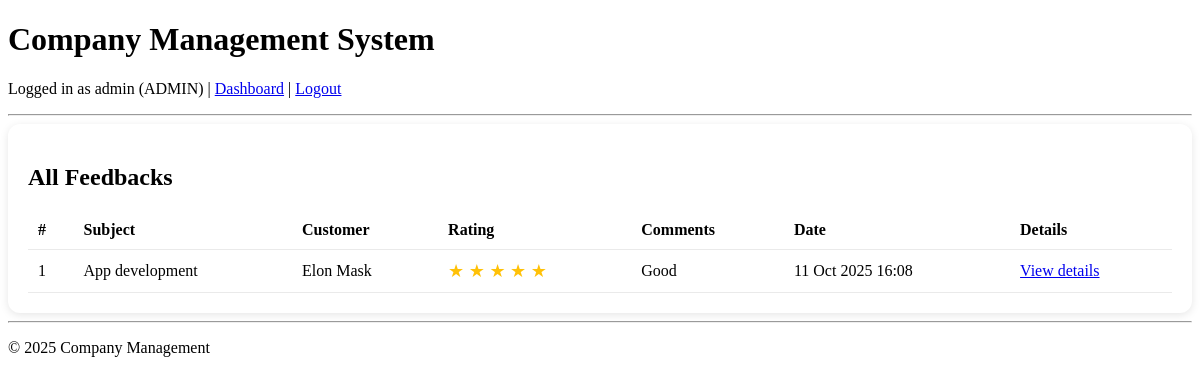
/customers/feedbacks/ (signed in), run on an earlier commit of the app's database.
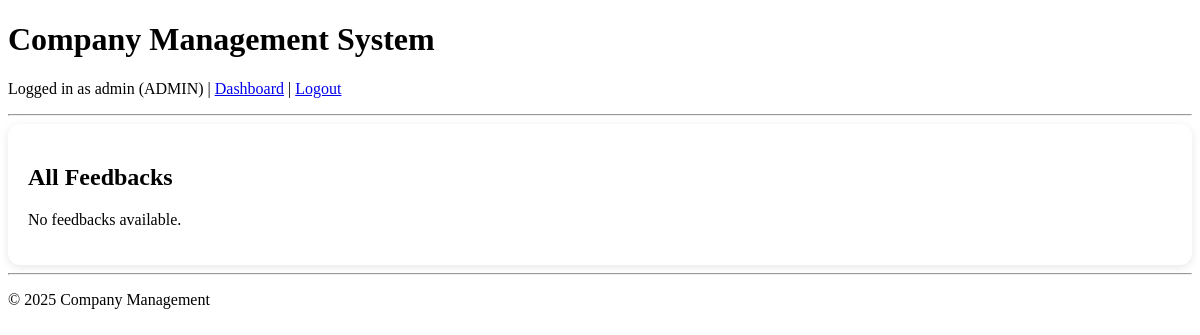
And on a later commit of the database.
### customers/models.py (models this page shows, shortened)
class TicketFeedback(models.Model):
    ticket = models.OneToOneField(Ticket, on_delete=models.CASCADE, related_name='feedback')
    rating = models.IntegerField(choices=[(i, i) for i in range(1, 6)])
    comment = models.TextField(blank=True)
    created_at = models.DateTimeField(auto_now_add=True)

class Ticket(models.Model):
    customer = models.ForeignKey(Customer, on_delete=models.CASCADE, related_name='tickets')
    subject = models.CharField(max_length=200)
    description = models.TextField()
    status = models.CharField(max_length=20, choices=STATUS_CHOICES, default='Pending')
    created_at = models.DateTimeField(auto_now_add=True)
    updated_at = models.DateTimeField(auto_now=True)

class Customer(models.Model):
    user = models.OneToOneField(settings.AUTH_USER_MODEL, on_delete=models.CASCADE)
    phone = models.CharField(max_length=15, blank=True)

### users/models.py (models this page shows, shortened)
class CustomUser(AbstractUser):
    ROLE_ADMIN = 'ADMIN'
    ROLE_MANAGER = 'MANAGER'
    ROLE_EMPLOYEE = 'EMPLOYEE'
    ROLE_CUSTOMER = 'CUSTOMER'
    ROLE_CHOICES = (
        (ROLE_ADMIN, 'Admin/HR'),
        (ROLE_MANAGER, 'Manager'),
        (ROLE_EMPLOYEE, 'Employee'),
        (ROLE_CUSTOMER,'Customer')
    )
    name=models.CharField(max_length=500,null=False)
    role = models.CharField(max_length=20, choices=ROLE_CHOICES, default=ROLE_EMPLOYEE)
    phone = models.CharField(max_length=15, blank=True, null=True)
    groups = models.ManyToManyField(
        'auth.Group',
        related_name='customuser_set',  # different from auth.User.user_set
        blank=True,
        help_text='The groups this user belongs to.'
    )
    user_permissions = models.ManyToManyField(
        'auth.Permission',
        related_name='customuser_set',  # different from auth.Permission.user_set
        blank=True,
        help_text='Specific permissions for this user.'
    )

### customers/views.py (the view)
# urls.py: path('feedbacks/', views.feedback_list, name='feedback_list'),
@login_required
def feedback_list(request):
    if request.user.role == 'ADMIN':
        feedbacks = TicketFeedback.objects.select_related('ticket').all().order_by('-created_at')
    elif request.user.role == 'MANAGER':
        feedbacks = TicketFeedback.objects.filter(
            ticket__department=request.user.employeeprofile.department
        ).select_related('ticket').order_by('-created_at')
    elif request.user.role == 'CUSTOMER':
        feedbacks = TicketFeedback.objects.filter(
            ticket__customer=request.user.customer
        ).select_related('ticket').order_by('-created_at')
    else:
        feedbacks = TicketFeedback.objects.none()
    return render(request, 'customer/feedback_list.html', {'feedbacks': feedbacks})

### customers/templates/customer/feedback_list.html (shortened to what this page needs)
{% extends 'base.html' %}
{% load static %}
{% block content %}
<div class="feedback-container">
    <h2>All Feedbacks</h2>
    {% if feedbacks %}
        <table class="feedback-table">
            <thead>
                <tr>
                    <th>#</th>
                    <th>Subject</th>
                    <th>Customer</th>
                    <th>Rating</th>
                    <th>Comments</th>
                    <th>Date</th>
                    <th>Details</th>
                </tr>
            </thead>
            <tbody>
                {% for fb in feedbacks %}
                <tr>
                    <td>{{ forloop.counter }}</td>
                    <td style="max-width: 200px;">{{ fb.ticket.subject }}</td>
                    <td>{{ fb.ticket.customer.user.name }}</td>
                    <td>
                        <span class="stars">
                            {% for i in "12345" %}
                                {% if forloop.counter <= fb.rating %}
                                    ★
                                {% else %}
                                    ☆
                                {% endif %}
                            {% endfor %}
                        </span>
                    </td>
                    <td style="max-width: 200px;">{{ fb.comment|default:"—" }}</td>
                    <td>{{ fb.created_at|date:"d M Y H:i" }}</td>
                    <td><a href="{% url 'ticket_detail' fb.ticket.id %}">View details</a></td>
                </tr>
                {% endfor %}
            </tbody>
        </table>
    {% else %}
        <p>No feedbacks available.</p>
    {% endif %}
</div>
{% endblock %}

What changed in the data, as far as the page shows it:
removed TicketFeedback: ticket.subject "App development", ticket.customer.user.name "Elon Mask", rating 5 (drawn), comment "Good", created_at "11 Oct 2025 16:08"
Also different on the page:
text no longer shown: "# Subject Customer Rating Comments Date Details"
text now shown: "No feedbacks available."
